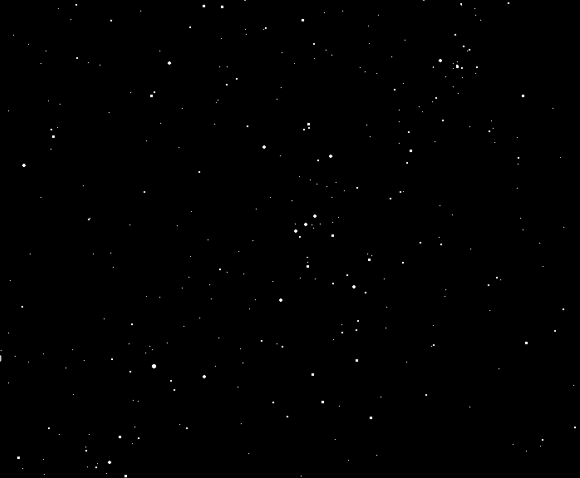
#> input picture img/night_sky2.png, 580 x 478 px; its folder holds 2 pictures in this run
$ python index.py
#> lines starting #> are read from the running program, lines starting #| are printed output that depends on the picture
from matplotlib import pyplot as plt

from skimage import data
from skimage.feature import blob_dog, blob_log, blob_doh
from math import sqrt
from skimage.color import rgb2gray
import glob
from skimage.io import imread

import random

ind = random.randint(0,1)
print(ind)

example_file = glob.glob(r"img/*.png")[ind]
im = imread(example_file,as_gray=True)
#> im is the input picture: shape (478, 580) float64; min 0, max 1, mean 0.00226
plt.imshow(im, cmap = "gray")
plt.show()

blobs_log = blob_log(im, max_sigma = 30, num_sigma = 10, threshold = .1)
#> blobs_log = 305 rows, first 8: [462, 109, 1], [60, 440, 1], [224, 305, 1], [376, 204, 1], [156, 330, 1], [66, 457, 1], [136, 53, 1], [165, 23, 1]

blobs_log[:,2] = blobs_log[:,2] * sqrt(2)

num_rows = len(blobs_log)
#> num_rows = 305

print("Number of stars counted:{} ".format(num_rows))
#| Number of stars counted:305


fig, ax = plt.subplots(1,1)
plt.imshow(im,cmap="gray")

for blob in blobs_log:
	y, x, r = blob
	c = plt.Circle((x,y), r+5, color="lime", linewidth=2, fill = False)
	ax.add_patch(c)
#> this loop made 305 passes
#> (blob, y, x) on passes 1 to 3: ([462, 109, 1.41], 462, 109), ([60, 440, 1.41], 60, 440), ([224, 305, 1.41], 224, 305)
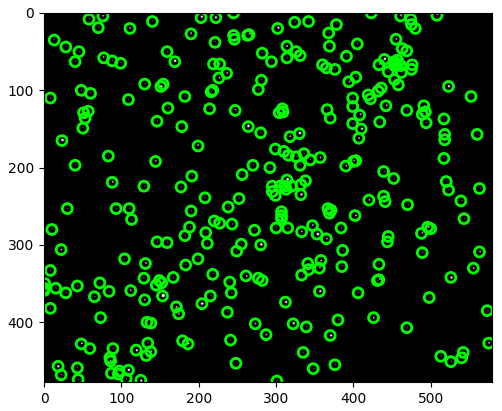
#> figure drawn by matplotlib, 1 panel
